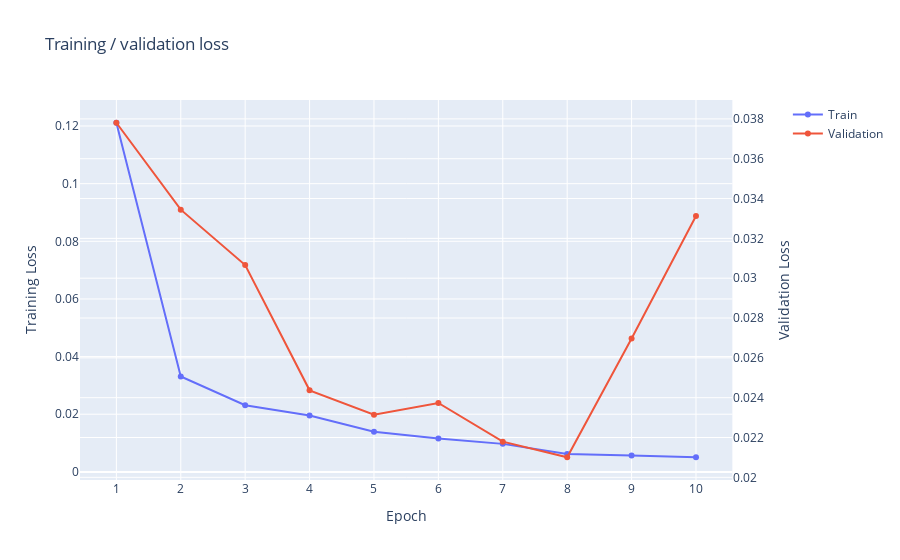

Notebook source saved alongside this figure:
### Markdown cell above
#### **3. Visualising the training / validation loss results**

At this point, it's essential that we check we got the right loss shape we were expecting. We'll plot the loss for both model types over epochs using Plotly.

### Code cell
# Training / validation data for linear model

epochs = np.arange(1, hp["num_epochs"]+1)

train_val_fig = make_subplots(specs=[[{"secondary_y" : True}]])
train_val_fig.add_trace(go.Scatter(x=epochs, y=train_losses, mode="lines+markers", name="Train"), secondary_y=False)
train_val_fig.add_trace(go.Scatter(x=epochs, y=val_losses, mode="lines+markers", name="Validation"), secondary_y=True)
train_val_fig.update_layout(title="Training / validation loss",
                               xaxis_title="Epoch",
                               xaxis=dict(
                                   tickmode='linear',
                                   tick0=0,
                                   dtick=1,
                               ))
train_val_fig.update_yaxes(title_text="Training Loss", secondary_y=False)
train_val_fig.update_yaxes(title_text="Validation Loss", secondary_y=True)
train_val_fig.show()

### Figure 1 — Plotly figure (JSON) as saved in the notebook; plotly's stock layout.template omitted (floating-point values rounded to 4 significant figures)
{"data": [{"mode": "lines+markers", "name": "Train", "type": "scatter", "x": [1, 2, 3, 4, 5, 6, 7, 8, 9, 10], "xaxis": "x", "y": [0.1211, 0.03311, 0.02314, 0.01958, 0.01392, 0.01158, 0.009717, 0.006188, 0.005723, 0.005075], "yaxis": "y"}, {"mode": "lines+markers", "name": "Validation", "type": "scatter", "x": [1, 2, 3, 4, 5, 6, 7, 8, 9, 10], "xaxis": "x", "y": [0.03781, 0.03344, 0.03066, 0.02437, 0.02314, 0.02373, 0.02179, 0.02101, 0.02697, 0.03312], "yaxis": "y2"}], "layout": {"title": {"text": "Training / validation loss"}, "xaxis": {"anchor": "y", "domain": [0, 0.94], "dtick": 1, "tick0": 0, "tickmode": "linear", "title": {"text": "Epoch"}}, "yaxis": {"anchor": "x", "domain": [0, 1], "title": {"text": "Training Loss"}}, "yaxis2": {"anchor": "x", "overlaying": "y", "side": "right", "title": {"text": "Validation Loss"}}}}
